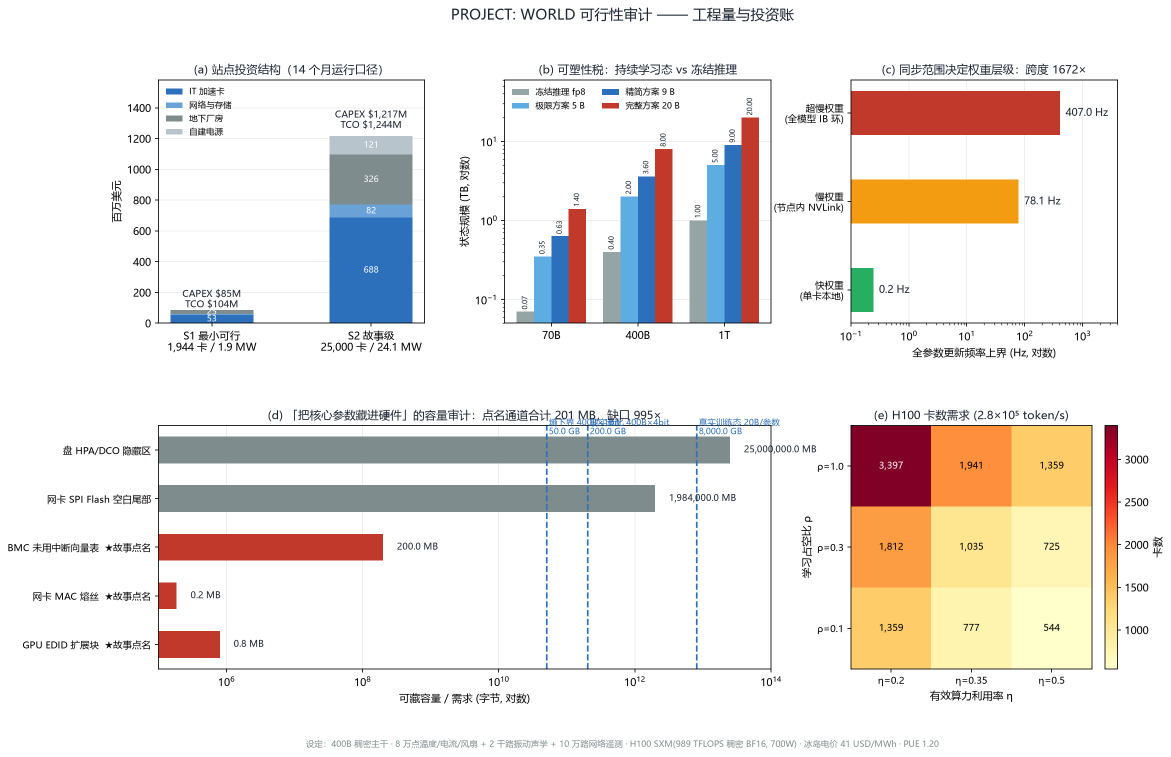
#> input picture image.png, 2342 x 1513 px (shown at 1/2 size); its folder holds only this picture in this run
$ python -i camera.py   (imports and definitions only)
#> lines starting #> are read from the running program, lines starting #| are printed output that depends on the picture
### tools/worldcore.py
"""PROJECT: WORLD - core: canvas, palette, fonts, CRT post-processing.

Terminal-realistic TUI PV engine. Frames are drawn on a character grid
(see tui.py) and degraded by a light CRT pass here.
"""
import os
import sys

import numpy as np
from PIL import Image, ImageFilter, ImageFont

if hasattr(sys.stdout, "reconfigure"):
    sys.stdout.reconfigure(encoding="utf-8")

# ---------------------------------------------------------------------------
# canvas
# ---------------------------------------------------------------------------
W, H = 1920, 1080
# output frame rate: override per-run with render.py --fps, or via PV_FPS.
FPS = int(os.environ.get("PV_FPS", "30"))
# reactive-signal sample rate of data/react.npz (env / spec), independent of FPS.
ENV_FPS = 30
SR = 44100

ROOT = os.path.dirname(os.path.dirname(os.path.abspath(__file__)))
FONT_DIR = os.path.join(ROOT, "assets", "fonts")
AUDIO = os.path.join(ROOT, "data", "audio.wav")
ASSETS = os.path.join(ROOT, "assets")

# terminal cell metrics (Ubuntu Mono @ 20 -> exactly 10px advance)
CW, CH = 10, 20
COLS, ROWS = W // CW, H // CH

FONT_FILES = {
    "mono": "UbuntuMono-Regular.ttf",
    "monob": "UbuntuMono-Bold.ttf",
    "jb": "JetBrainsMono-Regular.ttf",
    "jbb": "JetBrainsMono-Bold.ttf",
}
_font_cache = {}


# [5 lines left out: function font, not called in this run]


# ---------------------------------------------------------------------------
# palette - Ubuntu / Tango terminal
# ---------------------------------------------------------------------------
def hx(s):
    s = s.lstrip("#")
    return tuple(int(s[i:i + 2], 16) for i in (0, 2, 4))


P = {
    "bg": hx("080808"),
    "panel": hx("0E0E0E"),
    "panel2": hx("141414"),
    "fg": hx("C6C6C6"),
    "bright": hx("FFFFFF"),
    "dim": hx("6E6E6E"),
    "faint": hx("383838"),
    "black": hx("2E3436"),
    "red": hx("CC0000"),
    "green": hx("4E9A06"),
    "yellow": hx("C4A000"),
    "blue": hx("3465A4"),
    "magenta": hx("75507B"),
    "cyan": hx("06989A"),
    "white": hx("D3D7CF"),
    "bred": hx("EF2929"),
    "bgreen": hx("8AE234"),
    "byellow": hx("FCE94F"),
    "bblue": hx("729FCF"),
    "bmagenta": hx("AD7FA8"),
    "bcyan": hx("34E2E2"),
    "bwhite": hx("EEEEEE"),
    "orange": hx("CE5C00"),
    "borange": hx("FCAF3E"),
}


# ---------------------------------------------------------------------------
# easing / timing
# ---------------------------------------------------------------------------
def clamp(x, a=0.0, b=1.0):
    return max(a, min(b, x))


def lerp(a, b, x):
    return a + (b - a) * x


def smoothstep(x):
    x = clamp(x)
    return x * x * (3 - 2 * x)


# [4 lines left out: function seg, not called in this run]


def ease_out(x):
    x = clamp(x)
    return 1 - (1 - x) ** 3


# [16 lines left out: function env_sample, not called in this run]


# ---------------------------------------------------------------------------
# post-processing (CRT)
# ---------------------------------------------------------------------------
class Post:
    # [27 lines left out: functions __init__, compose, not called in this run]

### tools/camera.py
"""PROJECT: WORLD - handheld / macro screen-capture pass (CPU).

A virtual 2x panel is built from the TUI frame (physical screen: scanlines,
RGB subpixel stripes, bloom) and then "filmed" by a virtual camera: push-ins,
handheld shake, shallow focus, lens falloff, chromatic aberration and grain.

Keyframes live at the bottom of this file. The camera is one continuous
take (no cuts); every value is deterministic in t, so parallel rendering
cannot change the camera path.
"""
import math
import os

import numpy as np
from PIL import Image, ImageDraw, ImageFilter

from worldcore import W, H, COLS, ROWS, clamp, smoothstep

ENABLED = os.environ.get("PV_CAMERA") == "1"

# panel density: 2x -> 3840x2160, same 192x54 cells at 20x40 px
PANEL_SCALE = 2
P_W, P_H = W * PANEL_SCALE, H * PANEL_SCALE

# physical monitor stage: bezel + a strip of dark room around it
BEZEL = 70
ROOM_X, ROOM_Y = 170, 100
OFF_X = ROOM_X + BEZEL
OFF_Y = ROOM_Y + BEZEL
STAGE_W = P_W + 2 * (BEZEL + ROOM_X)
STAGE_H = P_H + 2 * (BEZEL + ROOM_Y)

# ---------------------------------------------------------------------------
# camera state
# ---------------------------------------------------------------------------
_KEYS = ("cx", "cy", "z", "rot", "blur", "tilt", "focus", "shk", "expo", "ca")


def _st(cx, cy, z, rot=0.0, blur=0.06, tilt=0.20, focus=0.0,
        shk=0.6, expo=1.0, ca=0.5):
    return dict(cx=cx, cy=cy, z=z, rot=rot, blur=blur, tilt=tilt,
                focus=focus, shk=shk, expo=expo, ca=ca)


def _xy(cell_x, cell_y):
    return cell_x / COLS, cell_y / ROWS


def _mix(a, b, u):
    return {k: a[k] + (b[k] - a[k]) * u for k in _KEYS}


def _smoother(u):
    u = clamp(u)
    return u * u * u * (u * (u * 6 - 15) + 10)


def _hash01(n, seed):
    x = math.sin(n * 127.1 + seed * 311.7) * 43758.5453
    return (x - math.floor(x)) * 2.0 - 1.0


# [20 lines left out: functions _vnoise, _fbm, _shake, not called in this run]


# ---------------------------------------------------------------------------
# shot list
# ---------------------------------------------------------------------------
# (t0, t1, start state, end state, hard cut at t0)
def _cell(cx, cy, z, **kw):
    return _st(*_xy(cx, cy), z, **kw)


def _wide(z=0.442, rot=0.0, blur=0.05, tilt=0.12, shk=0.45,
          expo=1.0, ca=0.6):
    return _st(0.5, 0.5, z, rot=rot, blur=blur, tilt=tilt,
               shk=shk, expo=expo, ca=ca)


# One continuous camera move: every entry is a keyframe, never a cut.
KEYS = [
    (0.0, _wide(0.442, rot=0.00, shk=0.45)),
    (5.0, _wide(0.446, rot=0.15, shk=0.52)),

    (9.5, _cell(30, 20, 1.55, rot=0.9, blur=0.09, tilt=0.60,
                focus=0.05, shk=1.10, ca=0.9)),
    (13.5, _cell(31, 23, 1.62, rot=0.4, blur=0.11, tilt=0.58,
                 focus=-0.04, shk=1.18, ca=0.9)),

    (18.0, _wide(0.445, rot=-0.10, shk=0.50)),
    (21.5, _cell(60, 40, 1.55, rot=-0.9, blur=0.09, tilt=0.62,
                 focus=0.05, shk=1.12, ca=0.9)),
    (24.5, _cell(67, 38, 1.60, rot=-0.3, blur=0.11, tilt=0.58,
                 focus=-0.05, shk=1.18, ca=0.9)),

    (28.0, _cell(96, 12, 1.52, rot=0.9, blur=0.09, tilt=0.58,
                 focus=0.04, shk=1.10, ca=0.9)),
    (31.0, _cell(96, 12, 1.46, rot=0.3, blur=0.10, tilt=0.56,
                 focus=-0.03, shk=1.15, ca=0.9)),
    (34.0, _cell(95, 12, 1.26, rot=-0.5, blur=0.08, tilt=0.44,
                 focus=0.03, shk=1.00, ca=0.8)),
    (37.5, _cell(97, 14, 1.22, rot=-0.1, blur=0.10, tilt=0.42,
                 focus=-0.02, shk=1.05, ca=0.8)),

    (41.0, _cell(30, 12, 1.55, rot=0.8, blur=0.09, tilt=0.58,
                 focus=0.04, shk=1.10, ca=0.9)),
    (44.0, _cell(60, 40, 1.50, rot=-0.7, blur=0.09, tilt=0.60,
                 focus=0.05, shk=1.10, ca=0.9)),

    (47.5, _cell(96, 13, 1.55, rot=0.8, blur=0.09, tilt=0.58,
                 focus=0.04, shk=1.10, ca=0.9)),
    (50.5, _cell(101, 16, 1.48, rot=0.2, blur=0.11, tilt=0.54,
                 focus=-0.04, shk=1.15, ca=0.9)),
    (55.5, _cell(158, 10, 1.45, rot=0.7, blur=0.09, tilt=0.54,
                 focus=0.04, shk=1.08, ca=0.9)),
    (59.5, _cell(160, 11, 1.42, rot=0.2, blur=0.10, tilt=0.52,
                 focus=-0.03, shk=1.12, ca=0.9)),

    (62.5, _cell(95, 12, 1.26, rot=-0.6, blur=0.08, tilt=0.44,
                 focus=0.03, shk=1.00, ca=0.8)),
    (66.0, _cell(98, 14, 1.22, rot=-0.1, blur=0.10, tilt=0.42,
                 focus=-0.02, shk=1.05, ca=0.8)),
    (69.0, _cell(30, 12, 1.55, rot=0.8, blur=0.09, tilt=0.58,
                 focus=0.04, shk=1.10, ca=0.9)),
    (72.0, _cell(60, 40, 1.50, rot=-0.7, blur=0.09, tilt=0.60,
                 focus=0.05, shk=1.10, ca=0.9)),
    (75.5, _cell(64, 40, 1.48, rot=-0.2, blur=0.10, tilt=0.58,
                 focus=-0.03, shk=1.14, ca=0.9)),

    (78.5, _cell(95, 12, 1.26, rot=0.6, blur=0.08, tilt=0.44,
                 focus=0.03, shk=1.00, ca=0.8)),
    (82.0, _cell(98, 14, 1.22, rot=0.1, blur=0.10, tilt=0.42,
                 focus=-0.02, shk=1.05, ca=0.8)),
    (85.0, _cell(60, 38, 1.50, rot=-0.7, blur=0.09, tilt=0.60,
                 focus=0.05, shk=1.10, ca=0.9)),
    (89.0, _cell(62, 40, 1.48, rot=-0.2, blur=0.10, tilt=0.58,
                 focus=-0.03, shk=1.14, ca=0.9)),

    (92.0, _cell(30, 12, 1.55, rot=0.8, blur=0.09, tilt=0.58,
                 focus=0.04, shk=1.10, ca=0.9)),
    (97.0, _cell(160, 12, 1.45, rot=-0.7, blur=0.09, tilt=0.54,
                 focus=0.04, shk=1.08, ca=0.9)),
    (101.0, _cell(60, 40, 1.50, rot=0.7, blur=0.09, tilt=0.60,
                  focus=0.05, shk=1.10, ca=0.9)),
    (104.0, _cell(63, 41, 1.48, rot=0.2, blur=0.10, tilt=0.58,
                  focus=-0.03, shk=1.14, ca=0.9)),

    (109.0, _cell(160, 10, 1.50, rot=-0.7, blur=0.09, tilt=0.56,
                  focus=0.04, shk=1.08, ca=0.9)),
    (112.0, _cell(95, 12, 1.26, rot=0.6, blur=0.08, tilt=0.44,
                  focus=0.03, shk=1.00, ca=0.8)),
    (115.0, _cell(30, 12, 1.55, rot=-0.7, blur=0.09, tilt=0.58,
                  focus=0.04, shk=1.10, ca=0.9)),
    (117.5, _wide(0.445, rot=0.10, shk=0.50)),
    (118.5, _wide(0.443, rot=-0.10, shk=0.48)),

    (122.0, _cell(30, 12, 1.55, rot=0.8, blur=0.09, tilt=0.58,
                  focus=0.04, shk=1.10, ca=0.9)),
    (124.0, _cell(33, 14, 1.52, rot=0.2, blur=0.10, tilt=0.56,
                  focus=-0.03, shk=1.14, ca=0.9)),
    (127.0, _cell(95, 12, 1.26, rot=-0.6, blur=0.08, tilt=0.44,
                  focus=0.03, shk=1.00, ca=0.8)),
    (130.0, _cell(160, 10, 1.50, rot=0.7, blur=0.09, tilt=0.56,
                  focus=0.04, shk=1.08, ca=0.9)),
    (133.5, _wide(0.445, rot=-0.10, shk=0.50)),

    (137.0, _cell(55, 10, 1.55, rot=0.8, blur=0.09, tilt=0.58,
                  focus=0.04, shk=1.10, ca=0.9)),
    (140.5, _cell(55, 24, 1.58, rot=0.2, blur=0.10, tilt=0.56,
                  focus=-0.03, shk=1.14, ca=0.9)),
    (145.0, _cell(155, 16, 1.50, rot=-0.7, blur=0.09, tilt=0.56,
                  focus=0.04, shk=1.08, ca=0.9)),
    (148.0, _wide(0.445, rot=-0.20, shk=0.50)),

    (151.5, _cell(26, 6, 1.50, rot=0.7, blur=0.09, tilt=0.54,
                  focus=0.03, shk=1.08, ca=0.9)),
    (155.5, _cell(60, 28, 1.52, rot=-0.6, blur=0.09, tilt=0.58,
                  focus=0.04, shk=1.10, ca=0.9)),
    (158.5, _wide(0.445, rot=0.10, shk=0.50)),
    (162.0, _cell(60, 42, 1.55, rot=-0.6, blur=0.09, tilt=0.58,
                  focus=0.04, shk=1.10, ca=0.9)),

    (164.5, _cell(55, 20, 1.52, rot=0.7, blur=0.09, tilt=0.58,
                  focus=0.04, shk=1.10, ca=0.9)),
    (169.5, _cell(160, 10, 1.45, rot=-0.7, blur=0.09, tilt=0.54,
                  focus=0.04, shk=1.08, ca=0.9)),
    (173.5, _cell(55, 36, 1.52, rot=0.6, blur=0.09, tilt=0.58,
                  focus=0.04, shk=1.10, ca=0.9)),
    (176.5, _wide(0.445, rot=-0.10, shk=0.50)),
    (179.0, _wide(0.443, rot=0.10, shk=0.48)),
    (182.0, _wide(0.447, rot=0.00, shk=0.50)),

    (184.5, _cell(160, 13, 1.26, rot=-0.6, blur=0.08, tilt=0.44,
                  focus=0.03, shk=1.00, ca=0.8)),
    (187.5, _cell(162, 16, 1.22, rot=-0.1, blur=0.10, tilt=0.42,
                  focus=-0.02, shk=1.05, ca=0.8)),
    (191.5, _wide(0.445, rot=-0.10, shk=0.50)),

    (196.0, _wide(0.443, rot=0.00, shk=0.45, expo=0.92)),
    (199.5, _wide(0.446, rot=0.10, shk=0.48, expo=0.90)),
    (202.5, _cell(95, 48, 1.55, rot=-0.5, blur=0.09, tilt=0.50,
                  focus=0.03, shk=1.00, expo=0.85, ca=0.8)),
    (205.0, _wide(0.445, rot=0.10, shk=0.50, expo=0.95)),
    (208.5, _wide(0.446, rot=-0.10, shk=0.50)),

    (211.0, _cell(150, 12, 1.20, rot=-0.5, blur=0.08, tilt=0.42,
                  focus=0.03, shk=0.95, ca=0.8)),
    (212.0, _cell(152, 13, 1.19, rot=-0.3, blur=0.09, tilt=0.42,
                  focus=0.02, shk=0.90, ca=0.8)),
]


# [12 lines left out: function camera_at, not called in this run]


# ---------------------------------------------------------------------------
# physical monitor stage (room + bezel)
# ---------------------------------------------------------------------------
_GLASS = None


# [30 lines left out: function _glass, not called in this run]


_STAGE_BG = None


def _stage_bg():
    """Static dark-room plate with the monitor bezel and screen recess."""
    global _STAGE_BG
    if _STAGE_BG is not None:
        return _STAGE_BG

    rng = np.random.default_rng(23)
    hh, ww = 90, 120
    yy = np.linspace(0.0, 1.0, hh)[:, None]
    xx = np.linspace(0.0, 1.0, ww)[None, :]
    glow = np.exp(-(((xx - 0.12) ** 2) / 0.05 + ((yy - 0.02) ** 2) / 0.09))
    a = np.empty((hh, ww, 3), np.float32)
    a[..., 0] = 2.0 + 2.2 * yy + 3.2 * glow
    a[..., 1] = 3.0 + 3.0 * yy + 4.2 * glow
    a[..., 2] = 5.0 + 4.4 * yy + 6.5 * glow
    a += rng.normal(0.0, 0.9, (hh, ww, 3))

    img = Image.fromarray(np.clip(a, 0, 255).astype(np.uint8), "RGB")
    img = img.resize((STAGE_W, STAGE_H), Image.BICUBIC)
    d = ImageDraw.Draw(img)

    ox0, oy0 = ROOM_X, ROOM_Y
    ox1, oy1 = ROOM_X + 2 * BEZEL + P_W, ROOM_Y + 2 * BEZEL + P_H
    d.rounded_rectangle((ox0, oy0, ox1, oy1), radius=32, fill=(15, 16, 18))
    d.rounded_rectangle((ox0, oy0, ox1, oy1), radius=32,
                        outline=(52, 56, 60), width=2)
    d.line((ox0 + 34, oy0 + 2, ox1 - 34, oy0 + 2), fill=(44, 47, 50), width=2)

    # desk plane under the monitor
    d.rectangle((0, oy1, STAGE_W, STAGE_H), fill=(11, 12, 14))

    # recessed screen well
    d.rounded_rectangle((OFF_X, OFF_Y, OFF_X + P_W, OFF_Y + P_H),
                        radius=8, fill=(0, 0, 0))
    d.rounded_rectangle((OFF_X - 4, OFF_Y - 4,
                         OFF_X + P_W + 4, OFF_Y + P_H + 4),
                        radius=11, outline=(68, 74, 80), width=3)

    # power LED position on the bottom bezel
    lx, ly = OFF_X + P_W - 44, OFF_Y + P_H + 36

    # screen spill: soft halo on the bezel / desk, plus LED bloom
    glow = Image.new("RGB", (STAGE_W, STAGE_H), (0, 0, 0))
    gd = ImageDraw.Draw(glow)
    gd.rounded_rectangle((OFF_X - 22, OFF_Y - 22,
                          OFF_X + P_W + 22, OFF_Y + P_H + 22),
                         radius=34, outline=(42, 50, 58), width=30)
    gd.rectangle((OFF_X + 40, oy1 + 2, OFF_X + P_W - 40, oy1 + 90),
                 fill=(20, 24, 28))
    gd.ellipse((lx - 26, ly - 26, lx + 26, ly + 26), fill=(16, 70, 30))
    glow = glow.filter(ImageFilter.GaussianBlur(22))
    img = Image.fromarray(np.clip(
        np.asarray(img, np.float32) + np.asarray(glow, np.float32), 0, 255
    ).astype(np.uint8), "RGB")

    d = ImageDraw.Draw(img)
    d.ellipse((lx - 8, ly - 8, lx + 8, ly + 8), fill=(8, 18, 10))
    d.ellipse((lx - 3, ly - 3, lx + 3, ly + 3), fill=(70, 255, 120))

    _STAGE_BG = img
    return img


def _stage(panel_img):
    st = _stage_bg().copy()
    st.paste(panel_img, (OFF_X, OFF_Y))
    return st


# ---------------------------------------------------------------------------
# physical panel pass
# ---------------------------------------------------------------------------
# [33 lines left out: function _panel_finish, not called in this run]


# ---------------------------------------------------------------------------
# virtual camera
# ---------------------------------------------------------------------------
_GX = None
_GY = None
_VIG = None
_GRAINS = None


# [115 lines left out: functions _grids, _grains, _warp, _defocus, _grade, apply, not called in this run]

>>> import cv2
>>> picture = cv2.imread('../image.png', cv2.IMREAD_GRAYSCALE)
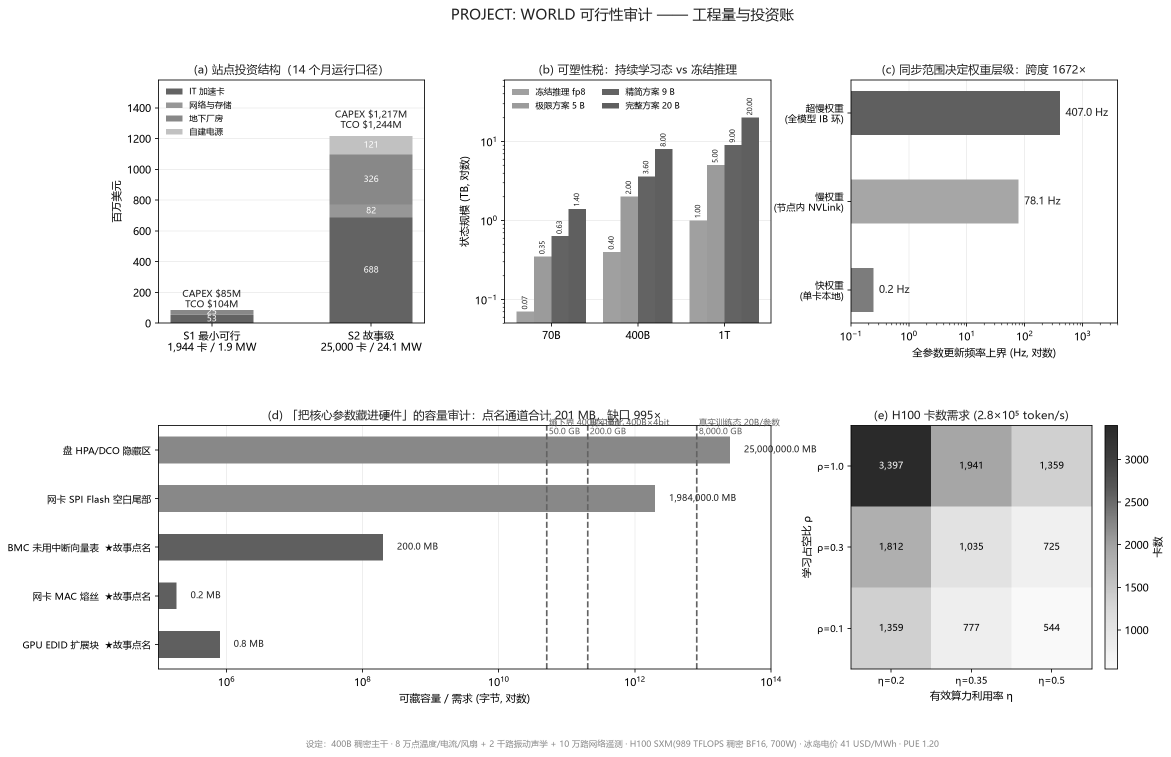
#> picture: shape (1513, 2342) (shown at 1/2 size); min 0, max 255, mean 230.8
>>> result = _stage(picture)
#> in _stage_bg, `img = Image.fromarray(np.clip(a, 0, 255).astype(np.uint8), "RGB")`:
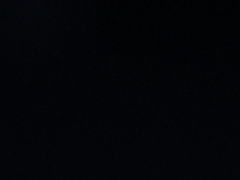
#> img: PIL image 120x90 RGB (shown 2 times larger); mean R, G, B 2.87, 4.38, 7.27
#> in _stage_bg, `img = img.resize((STAGE_W, STAGE_H), Image.BICUBIC)`:
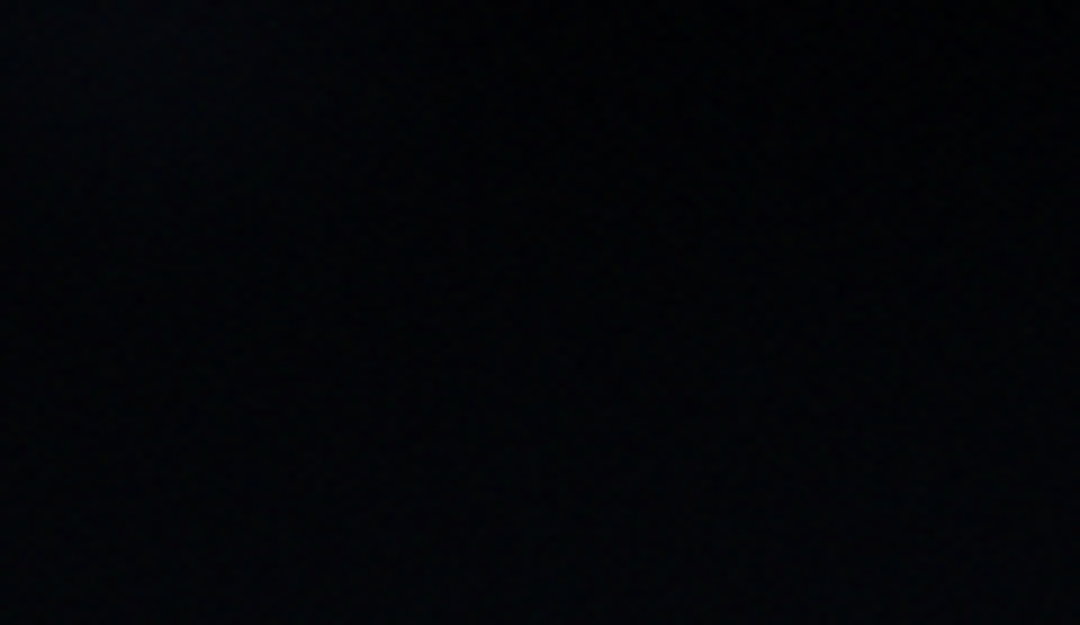
#> img: PIL image 4320x2500 RGB (shown at 1/4 size); mean R, G, B 2.87, 4.38, 7.27
#> in _stage_bg, `glow = Image.new("RGB", (STAGE_W, STAGE_H), (0, 0, 0))`: glow: PIL image 4320x2500 RGB; every value is 0
#> in _stage_bg, `img = Image.fromarray(np.clip( np.asarray(img, np.float32) + np.asarra..`:
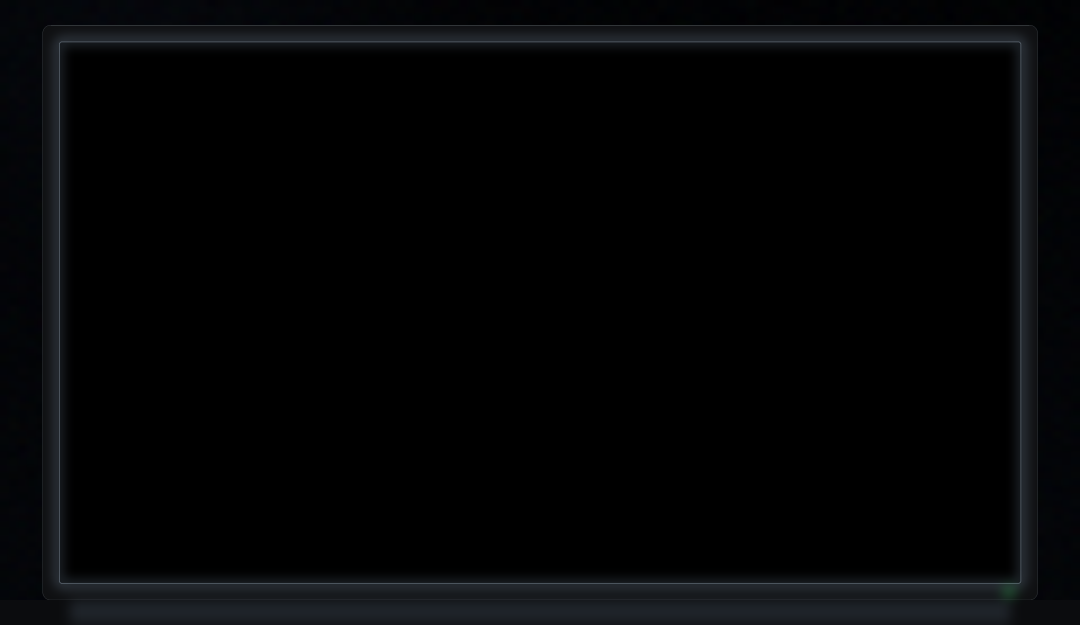
#> img: PIL image 4320x2500 RGB (shown at 1/4 size); mean R, G, B 4.2, 4.9, 5.9
#> (the run stopped early here; a loop or call above may not have finished)
